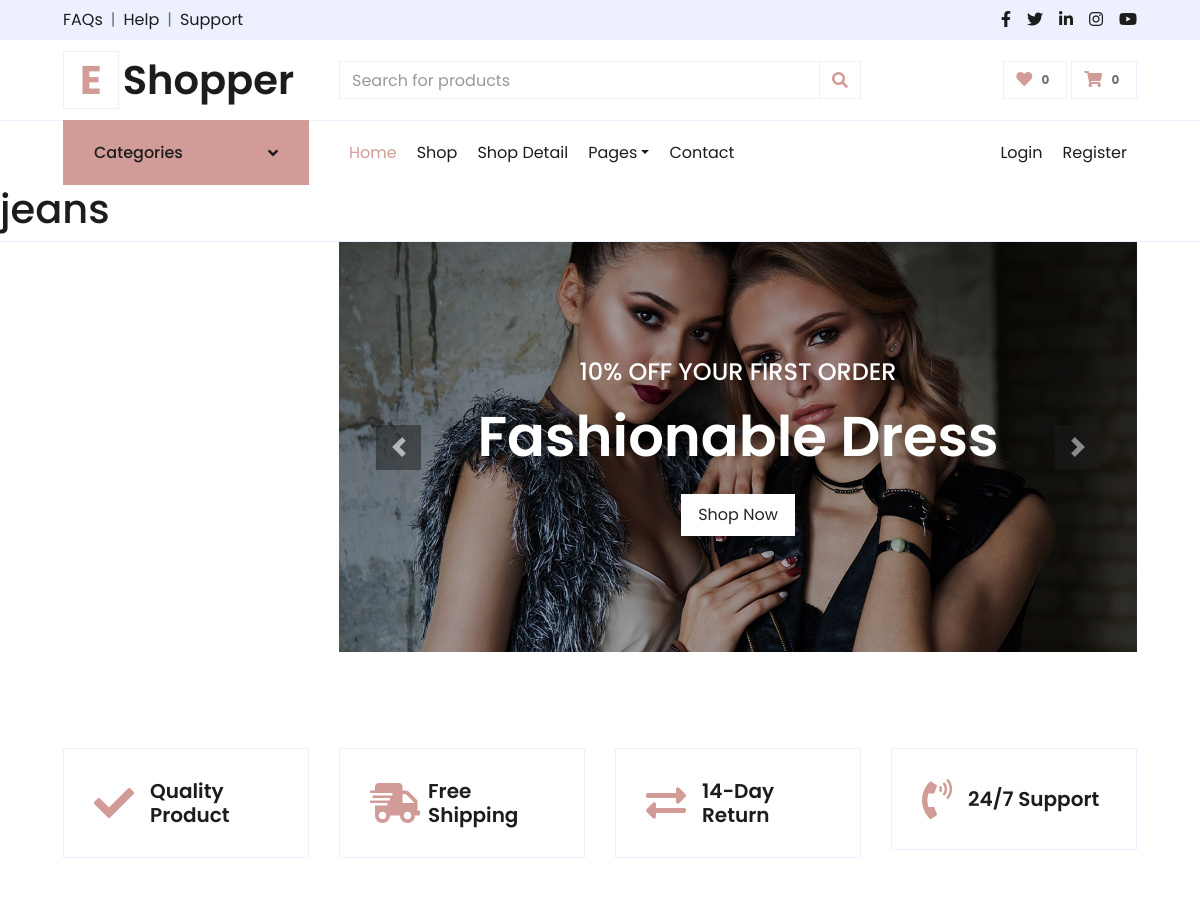
The app's page / (upper part), older data.
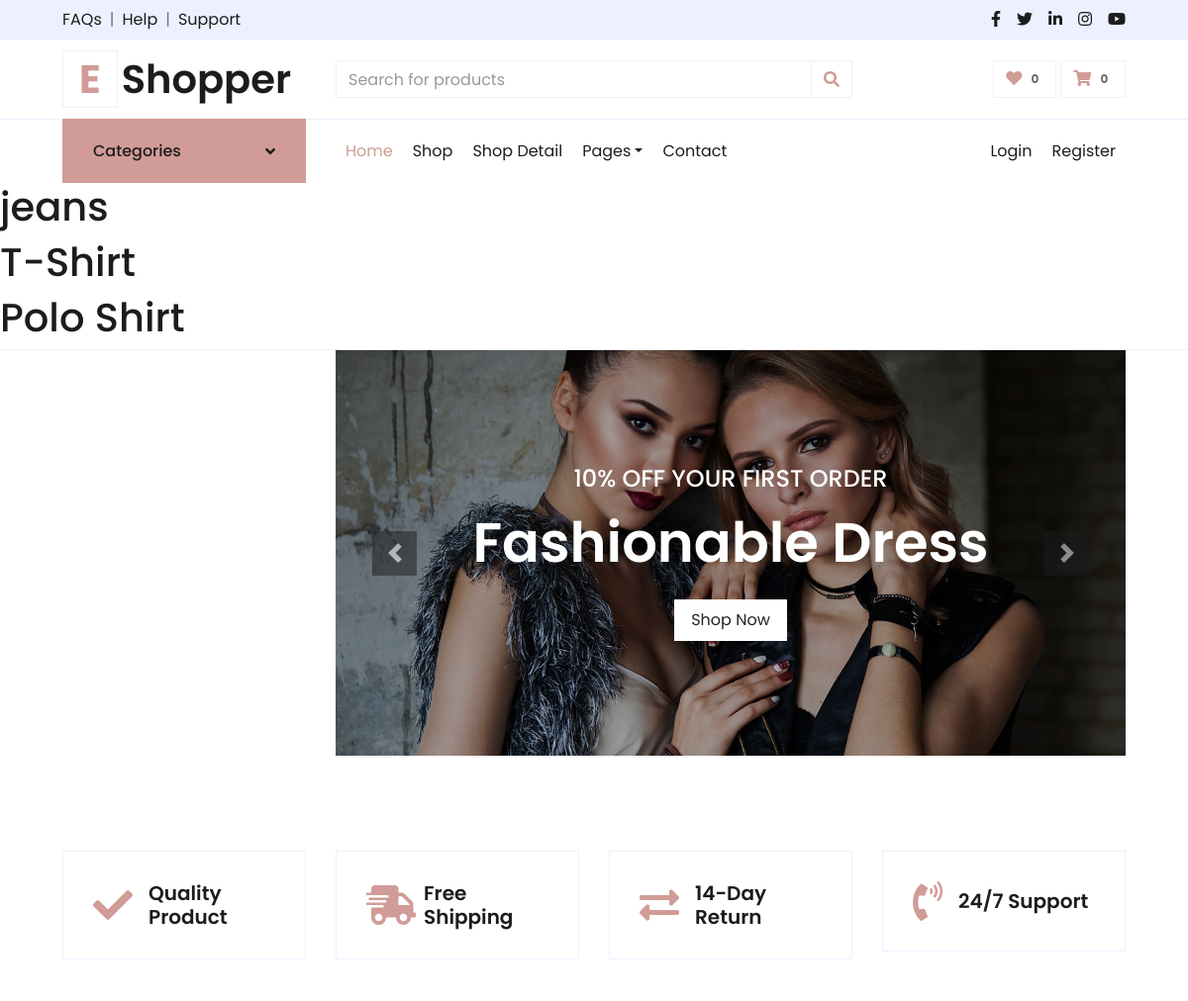
The same page, newer data.
### ebrand/models.py (models this page shows, shortened)
class Product(models.Model):
    name = models.CharField(max_length=200,null=True)
    price = models.FloatField(max_length=200,null=True)
    digital = models.BooleanField(default=False,null=True)
    image = models.ImageField(null=True,blank=True)

### ebrand/views.py (the view)
# urls.py: path('', views.index, name='index'),
def index(request):
    products = Product.objects.all()
    context = {
        'products':products
    }
    return render(request, 'ebrand/index.html' , context )

### ebrand/templates/ebrand/index.html (shortened to what this page needs)
{% extends 'ebrand/base.html' %} {% load static %} {% block body %}
<div>
{% for product in products %}
<h1> {{product.name}}</h1>
{% endfor %}
<div class="container-fluid mb-5">
  <div class="row border-top px-xl-5">
    <div class="col-lg-9 ml-auto">
      <div id="header-carousel" class="carousel slide" data-ride="carousel">
        <div class="carousel-inner">
          <div class="carousel-item active" style="height: 410px">
            <img
              class="img-fluid"
              src="{% static 'img/carousel-1.jpg' %}"
              alt="Image"
            />
            <div
              class="carousel-caption d-flex flex-column align-items-center justify-content-center"
            >
              <div class="p-3" style="max-width: 700px">
                <h4 class="text-light text-uppercase font-weight-medium mb-3">
                  10% Off Your First Order
                </h4>
                <h3 class="display-4 text-white font-weight-semi-bold mb-4">
                  Fashionable Dress
                </h3>
                <a href="" class="btn btn-light py-2 px-3">Shop Now</a>
              </div>
            </div>
          </div>
        </div>
        <a
          class="carousel-control-prev"
          href="#header-carousel"
          data-slide="prev"
        >
          <div class="btn btn-dark" style="width: 45px; height: 45px">
            <span class="carousel-control-prev-icon mb-n2"></span>
          </div>
        </a>
        <a
          class="carousel-control-next"
          href="#header-carousel"
          data-slide="next"
        >
          <div class="btn btn-dark" style="width: 45px; height: 45px">
            <span class="carousel-control-next-icon mb-n2"></span>
          </div>
        </a>
      </div>
    </div>
  </div>
</div>
<div class="container-fluid pt-5">
  <div class="row px-xl-5 pb-3">
    <div class="col-lg-3 col-md-6 col-sm-12 pb-1">
      <div class="d-flex align-items-center border mb-4" style="padding: 30px">
        <h1 class="fa fa-check text-primary m-0 mr-3"></h1>
        <h5 class="font-weight-semi-bold m-0">Quality Product</h5>
      </div>
    </div>
    <div class="col-lg-3 col-md-6 col-sm-12 pb-1">
      <div class="d-flex align-items-center border mb-4" style="padding: 30px">
        <h1 class="fa fa-shipping-fast text-primary m-0 mr-2"></h1>
        <h5 class="font-weight-semi-bold m-0">Free Shipping</h5>
      </div>
    </div>
    <div class="col-lg-3 col-md-6 col-sm-12 pb-1">
      <div class="d-flex align-items-center border mb-4" style="padding: 30px">
        <h1 class="fas fa-exchange-alt text-primary m-0 mr-3"></h1>
        <h5 class="font-weight-semi-bold m-0">14-Day Return</h5>
      </div>
    </div>
    <div class="col-lg-3 col-md-6 col-sm-12 pb-1">
      <div class="d-flex align-items-center border mb-4" style="padding: 30px">
        <h1 class="fa fa-phone-volume text-primary m-0 mr-3"></h1>
        <h5 class="font-weight-semi-bold m-0">24/7 Support</h5>
      </div>
    </div>
  </div>
</div>
{% endblock %}

### ebrand/templates/ebrand/base.html (shortened to what this page needs)
{% load static %}
<!DOCTYPE html>
<html lang="en">
  <head>
    <link
      href="https://cdnjs.cloudflare.com/ajax/libs/font-awesome/5.10.0/css/all.min.css"
      rel="stylesheet"
    />
    <link
      rel="stylesheet"
      type="text/css"
      href="{% static 'lib/owlcarousel/assets/owl.carousel.min.css' %}"
    />
    <link href="{% static 'css/style.css' %}" rel="stylesheet" />
    <link href="{% static 'css/style.min.css' %}" rel="stylesheet" />
  </head>
  <body>
    {% include 'ebrand/header.html'%}
     {% block body %} {% endblock %}
  </body>
</html>

### ebrand/templates/ebrand/header.html
 {% load static %}
    <div class="container-fluid">
        <div class="row bg-secondary py-2 px-xl-5">
            <div class="col-lg-6 d-none d-lg-block">
                <div class="d-inline-flex align-items-center">
                    <a class="text-dark" href="">FAQs</a>
                    <span class="text-muted px-2">|</span>
                    <a class="text-dark" href="">Help</a>
                    <span class="text-muted px-2">|</span>
                    <a class="text-dark" href="">Support</a>
                </div>
            </div>
            <div class="col-lg-6 text-center text-lg-right">
                <div class="d-inline-flex align-items-center">
                    <a class="text-dark px-2" href="">
                        <i class="fab fa-facebook-f"></i>
                    </a>
                    <a class="text-dark px-2" href="">
                        <i class="fab fa-twitter"></i>
                    </a>
                    <a class="text-dark px-2" href="">
                        <i class="fab fa-linkedin-in"></i>
                    </a>
                    <a class="text-dark px-2" href="">
                        <i class="fab fa-instagram"></i>
                    </a>
                    <a class="text-dark pl-2" href="">
                        <i class="fab fa-youtube"></i>
                    </a>
                </div>
            </div>
        </div>
        <div class="row align-items-center py-3 px-xl-5">
            <div class="col-lg-3 d-none d-lg-block">
                <a href="" class="text-decoration-none">
                    <h1 class="m-0 display-5 font-weight-semi-bold"><span class="text-primary font-weight-bold border px-3 mr-1">E</span>Shopper</h1>
                </a>
            </div>
            <div class="col-lg-6 col-6 text-left">
                <form action="">
                    <div class="input-group">
                        <input type="text" class="form-control" placeholder="Search for products">
                        <div class="input-group-append">
                            <span class="input-group-text bg-transparent text-primary">
                                <i class="fa fa-search"></i>
                            </span>
                        </div>
                    </div>
                </form>
            </div>
            <div class="col-lg-3 col-6 text-right">
                <a href="" class="btn border">
                    <i class="fas fa-heart text-primary"></i>
                    <span class="badge">0</span>
                </a>
                <a href="" class="btn border">
                    <i class="fas fa-shopping-cart text-primary"></i>
                    <span class="badge">0</span>
                </a>
            </div>
        </div>
    </div>
    <div class="container-fluid">
        <div class="row border-top px-xl-5">
            <div class="col-lg-3 d-none d-lg-block">
               {% include 'ebrand/categary.html'%}
            </div>
            <div class="col-lg-9">
               {% include 'ebrand/navegation.html'%}
            </div>
        </div>
    </div>

### ebrand/templates/ebrand/categary.html (shortened to what this page needs)
 <a class="btn shadow-none d-flex align-items-center justify-content-between bg-primary text-white w-100" data-toggle="collapse" href="#navbar-vertical" style="height: 65px; margin-top: -1px; padding: 0 30px;">
                    <h6 class="m-0">Categories</h6>
                    <i class="fa fa-angle-down text-dark"></i>
                </a>

### ebrand/templates/ebrand/navegation.html (shortened to what this page needs)
<nav class="navbar navbar-expand-lg bg-light navbar-light py-3 py-lg-0 px-0">
  <div
    class="collapse navbar-collapse justify-content-between"
    id="navbarCollapse"
  >
    <div class="navbar-nav mr-auto py-0">
      <a href="{% url 'index' %}" class="nav-item nav-link active">Home</a>
      <a href="{% url 'shop' %}" class="nav-item nav-link">Shop</a>
      <a href="{% url 'detail' %}" class="nav-item nav-link">Shop Detail</a>
      <div class="nav-item dropdown">
        <a href="#" class="nav-link dropdown-toggle" data-toggle="dropdown"
          >Pages</a
        >
      </div>
      <a href="{% url 'contact' %}" class="nav-item nav-link">Contact</a>
    </div>
    <div class="navbar-nav ml-auto py-0">
      <a href="{% url 'login' %}" class="nav-item nav-link">Login</a>
      <a href="{% url 'register' %}" class="nav-item nav-link">Register</a>
    </div>
  </div>
</nav>

### ebrand/templates/ebrand/footer.html (shortened to what this page needs)
{% load static %}

Row changes from the older to the newer data that the page shows:
added Product: name "T-Shirt"
added Product: name "Polo Shirt"
